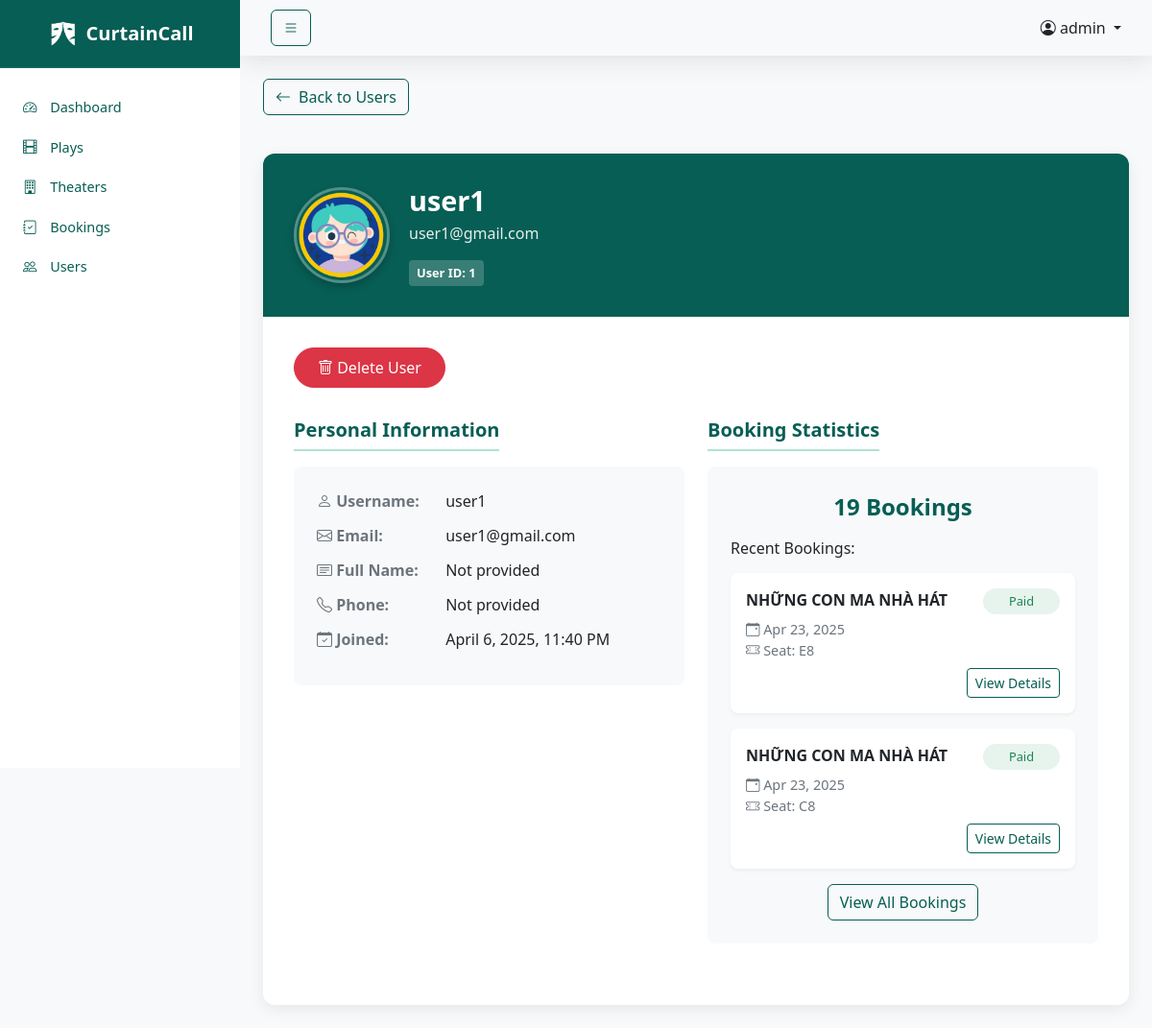
Screenshot of /index.php?route=admin/viewUser&id=1 (signed in) with the database file from the repository.
### tables this page shows
CREATE TABLE `users` (
  `user_id` int(11) NOT NULL,
  `username` varchar(30) NOT NULL,
  `password` varchar(255) NOT NULL,
  `email` varchar(30) NOT NULL,
  `created_at` timestamp NOT NULL DEFAULT current_timestamp(),
  `name` varchar(100) DEFAULT NULL,
  `phone` varchar(15) DEFAULT NULL,
  `address` text DEFAULT NULL,
  `avatar` varchar(255) DEFAULT 'public/images/avatars/default.png',
  `reset_token` varchar(255) DEFAULT NULL,
  `reset_expires` datetime DEFAULT NULL,
  `google_id` varchar(100) DEFAULT NULL
);

CREATE TABLE `bookings` (
  `booking_id` int(11) NOT NULL,
  `user_id` int(11) NOT NULL,
  `play_id` varchar(5) NOT NULL,
  `theater_id` varchar(3) NOT NULL,
  `seat_id` varchar(3) NOT NULL,
  `status` enum('Pending','Paid','Expired','Cancelled') DEFAULT 'Pending',
  `expires_at` datetime NOT NULL,
  `created_at` timestamp NOT NULL DEFAULT current_timestamp(),
  `updated_at` timestamp NOT NULL DEFAULT current_timestamp() ON UPDATE current_timestamp(),
  `amount` decimal(10,2) NOT NULL DEFAULT 0.00,
  `schedule_date` date DEFAULT NULL
);

CREATE TABLE `plays` (
  `play_id` varchar(5) NOT NULL,
  `title` varchar(255) NOT NULL,
  `description` text NOT NULL,
  `image` varchar(255) NOT NULL,
  `theater_id` varchar(3) NOT NULL,
  `views` int(11) DEFAULT 0
);

CREATE TABLE `schedules` (
  `play_id` varchar(5) NOT NULL,
  `date` date NOT NULL,
  `start_time` time NOT NULL,
  `end_time` time NOT NULL
);

### controllers/UserController.php (called while the page is built, shortened)
<?php
require_once 'models/User.php';
class UserController
{
    private $conn;
    private $userModel;
    public function __construct($conn)
    {
        $this->conn = $conn;
        $this->userModel = new User($conn);
    }
    public function viewUser() {
        $user_id = $_GET['id'] ?? null;
        $user = $this->userModel->getUserById($user_id);
        require_once 'models/Booking.php';
        $bookingModel = new Booking($this->conn);
        $userBookings = $bookingModel->getBookingsByUserId($user_id);
        include 'views/admin/layouts/header.php';
        include 'views/admin/users/viewUser.php';
        include 'views/admin/layouts/footer.php';
    }
}

### models/User.php (called while the page is built, shortened)
<?php
class User {
    private $conn;
    public function __construct($conn) {
        $this->conn = $conn;
    }
    public function getUserById($user_id) {
        $sql = "SELECT * FROM users WHERE user_id = ?";
        $stmt = $this->conn->prepare($sql);
        $stmt->bind_param("i", $user_id);
        $stmt->execute();
        $result = $stmt->get_result();
        return $result->fetch_assoc();
    }
}

### models/Booking.php (called while the page is built, shortened)
<?php
class Booking {
    private $conn;
    public function __construct($conn) {
        $this->conn = $conn;
    }
    public function getBookingsByUserId($user_id) {
        $sql = "SELECT b.*, p.title as play_title, t.name as theater_name,
                s.date as schedule_date, s.start_time, s.end_time,
                sm.seat_type, sp.price
                FROM bookings b
                JOIN plays p ON b.play_id = p.play_id
                JOIN theaters t ON b.theater_id = t.theater_id
                LEFT JOIN schedules s ON b.play_id = s.play_id AND b.schedule_date = s.date
                JOIN seat_maps sm ON b.theater_id = sm.theater_id AND b.seat_id = sm.seat_id
                JOIN seat_prices sp ON b.theater_id = sp.theater_id AND sm.seat_type = sp.seat_type
                WHERE b.user_id = ?
                ORDER BY b.created_at DESC";
        $stmt = $this->conn->prepare($sql);
        $stmt->bind_param("i", $user_id);
        $stmt->execute();
        $result = $stmt->get_result();
        $bookings = [];
        while ($row = $result->fetch_assoc()) {
            $bookings[] = $row;
        }
        return $bookings;
    }
}

### views/admin/users/viewUser.php (the view, shortened to what this page needs)
<div class="mb-4 fade-in">
    <a href="<?= BASE_URL ?>index.php?route=admin/users" class="btn btn-outline-primary back-button">
        <i class="bi bi-arrow-left"></i> Back to Users
    </a>
</div>
<div class="user-view-container fade-in" style="animation-delay: 0.1s;">
    <div class="user-header">
        <?php if (!empty($user['avatar'])): ?>
            <img src="<?= BASE_URL . $user['avatar'] ?>" class="user-avatar-large" alt="<?= htmlspecialchars($user['username']) ?>'s avatar">
        <?php else: ?>
            <div class="avatar-placeholder-large">
                <?= strtoupper(substr($user['username'] ?? 'U', 0, 1)) ?>
            </div>
        <?php endif; ?>
        <div class="user-header-content">
            <h1 class="user-name-large"><?= htmlspecialchars($user['fullname'] ?? $user['username']) ?></h1>
            <p class="user-email-large"><?= htmlspecialchars($user['email']) ?></p>
            <span class="user-id-badge">User ID: <?= htmlspecialchars($user['user_id']) ?></span>
        </div>
    </div>
    <div class="user-content">
        <div class="user-actions">
            <button type="button"
                    class="btn btn-danger"
                    data-bs-toggle="modal"
                    data-bs-target="#deleteUserModal"
                    data-user-id="<?= $user['user_id'] ?>"
                    data-user-name="<?= htmlspecialchars($user['fullname'] ?? $user['username']) ?>">
                <i class="bi bi-trash"></i> Delete User
            </button>
        </div>
        <div class="row">
            <div class="col-lg-6">
                <div class="user-section">
                    <h2 class="section-title">Personal Information</h2>
                    <div class="info-group">
                        <div class="info-item">
                            <span class="info-label"><i class="bi bi-person"></i> Username:</span>
                            <span class="info-value"><?= htmlspecialchars($user['username']) ?></span>
                        </div>
                        <div class="info-item">
                            <span class="info-label"><i class="bi bi-envelope"></i> Email:</span>
                            <span class="info-value"><?= htmlspecialchars($user['email']) ?></span>
                        </div>
                        <div class="info-item">
                            <span class="info-label"><i class="bi bi-card-text"></i> Full Name:</span>
                            <span class="info-value"><?= htmlspecialchars($user['fullname'] ?? 'Not provided') ?></span>
                        </div>
                        <div class="info-item">
                            <span class="info-label"><i class="bi bi-telephone"></i> Phone:</span>
                            <span class="info-value"><?= htmlspecialchars($user['phone'] ?? 'Not provided') ?></span>
                        </div>
                        <div class="info-item">
                            <span class="info-label"><i class="bi bi-calendar-check"></i> Joined:</span>
                            <span class="info-value"><?= date('F j, Y, g:i A', strtotime($user['created_at'])) ?></span>
                        </div>
                    </div>
                </div>
            </div>
            <div class="col-lg-6">
                <div class="user-section">
                    <h2 class="section-title">Booking Statistics</h2>
                    <div class="user-bookings">
                        <div class="booking-count">
                            <?= count($userBookings) ?> Bookings
                        </div>
                        <?php if (empty($userBookings)): ?>
                            <p class="text-center text-muted">This user has no bookings yet.</p>
                        <?php else: ?>
                            <h6 class="mb-3">Recent Bookings:</h6>
                            <?php foreach (array_slice($userBookings, 0, 2) as $booking): ?>
                                <div class="booking-item">
                                    <div class="d-flex justify-content-between align-items-start">
                                        <div class="booking-title"><?= htmlspecialchars($booking['play_title']) ?></div>
                                        <span class="booking-status status-badge status-<?= strtolower($booking['status']) ?>">
                                            <?= htmlspecialchars($booking['status']) ?>
                                        </span>
                                    </div>
                                    <div class="booking-details">
                                        <div><i class="bi bi-calendar-event"></i> <?= date('M j, Y', strtotime($booking['schedule_date'] ?? $booking['created_at'])) ?></div>
                                        <div><i class="bi bi-ticket-perforated"></i> Seat: <?= htmlspecialchars($booking['seat_id']) ?></div>
                                    </div>
                                    <div class="text-end mt-2">
                                        <a href="<?= BASE_URL ?>index.php?route=admin/viewBooking&id=<?= $booking['booking_id'] ?>" class="btn btn-sm btn-outline-primary">
                                            View Details
                                        </a>
                                    </div>
                                </div>
                            <?php endforeach; ?>
                            <?php if (count($userBookings) > 2): ?>
                                <div class="text-center mt-3">
                                    <a href="<?= BASE_URL ?>index.php?route=admin/userBookings&id=<?= $user['user_id'] ?>" class="btn btn-outline-primary">
                                        View All Bookings
                                    </a>
                                </div>
                            <?php endif; ?>
                        <?php endif; ?>
                    </div>
                </div>
            </div>
        </div>
    </div>
</div>

### public/css/admin.css (style rules this page uses)
:root { --primary-color: #075E54; --secondary-color: #6c757d; --success-color: #198754; --danger-color: #dc3545; --sidebar-width: 250px; --sidebar-collapsed-width: 100px; --header-height: 60px; --footer-height: 40px; --accent-color: #AFE3CE; }
body { font-family: 'Segoe UI', Tahoma, Geneva, Verdana, sans-serif; background-color: #f8f9fa; }
.btn-outline-primary { color: #075E54; border-color: #075E54; }

### public/css/admin-dashboard.css (style rules this page uses)
.status-badge { padding: 6px 12px; border-radius: 20px; font-size: 0.75rem; font-weight: 600; display: inline-block; text-align: center; min-width: 80px; }
.status-paid { background-color: rgba(25, 135, 84, 0.1); color: #198754; }

### public/css/admin-allplays.css (style rules this page uses)
.btn-danger { transition: all 0.3s ease; }
.fade-in { animation: fadeIn 0.8s ease-in-out; }
.fade-in { animation: simpleFadeIn 0.4s ease-in-out; }

### public/css/admin-viewuser.css (style rules this page uses)
.admin-viewuser .user-view-container { padding: 0; border-radius: 12px; overflow: hidden; box-shadow: 0 4px 15px rgba(0, 0, 0, 0.08); background: #fff; }
.admin-viewuser .user-header { position: relative; padding: 2rem; background-color: #075E54; color: #fff; display: flex; align-items: center; gap: 20px; }
.admin-viewuser .user-avatar-large { width: 100px; height: 100px; border-radius: 50%; object-fit: cover; border: 3px solid rgba(255,255,255,0.3); box-shadow: 0 4px 8px rgba(0,0,0,0.2); }
.admin-viewuser .user-header-content { flex: 1; }
.admin-viewuser .user-name-large { font-size: 1.8rem; font-weight: 600; margin-bottom: 0.25rem; }
.admin-viewuser .user-email-large { font-size: 1rem; margin-bottom: 0.5rem; opacity: 0.9; }
.admin-viewuser .user-id-badge { display: inline-block; background-color: rgba(255,255,255,0.2); color: #fff; padding: 0.25rem 0.5rem; border-radius: 4px; font-size: 0.8rem; font-weight: 600; margin-top: 0.5rem; }
.admin-viewuser .user-content { padding: 2rem; }
.admin-viewuser .user-section { margin-bottom: 2rem; }
.admin-viewuser .section-title { font-size: 1.25rem; font-weight: 600; margin-bottom: 1rem; color: #075E54; border-bottom: 2px solid #AFE3CE; padding-bottom: 0.5rem; display: inline-block; }
.admin-viewuser .info-group { background-color: #f8f9fa; border-radius: 8px; padding: 1.5rem; }
.admin-viewuser .info-item { margin-bottom: 0.75rem; }
.admin-viewuser .info-label { font-weight: 600; color: #6c757d; display: inline-block; width: 130px; }
.admin-viewuser .info-value { color: #212529; }
.admin-viewuser .user-actions { margin-bottom: 2rem; display: flex; gap: 1rem; }
.admin-viewuser .user-actions .btn { padding: 0.5rem 1.5rem; border-radius: 50px; font-weight: 500; }
.admin-viewuser .user-bookings { background-color: #f8f9fa; border-radius: 8px; padding: 1.5rem; }
.admin-viewuser .booking-count { font-size: 1.5rem; font-weight: 600; color: #075E54; margin-bottom: 1rem; text-align: center; }
.admin-viewuser .booking-item { padding: 1rem; border-radius: 8px; background-color: #fff; margin-bottom: 1rem; box-shadow: 0 2px 4px rgba(0,0,0,0.05); transition: all 0.3s ease; }
.admin-viewuser .booking-title { font-weight: 600; margin-bottom: 0.5rem; }
.admin-viewuser .booking-details { font-size: 0.9rem; color: #6c757d; }
.admin-viewuser .booking-status { font-size: 0.8rem; padding: 4px 10px; border-radius: 20px; font-weight: 500; display: inline-block; }
.admin-viewuser .back-button { margin-bottom: 1rem; display: inline-flex; align-items: center; }
.admin-viewuser .back-button i { margin-right: 0.5rem; }

### rows the page displays
users: avatar (placeholder picture), username "user1", email "user1@gmail.com", user_id "1", phone "Not provided", created_at "April 6, 2025, 11:40 PM"
bookings: plays.title "NHỮNG CON MA NHÀ HÁT", status "Paid", schedules.date "Apr 23, 2025", seat "E8"
bookings: plays.title "NHỮNG CON MA NHÀ HÁT", status "Paid", schedules.date "Apr 23, 2025", seat "C8"

### other values shown
$_SESSION['admin']['username'] "admin"
$user['fullname'] "Not provided"
count($userBookings) "19"
